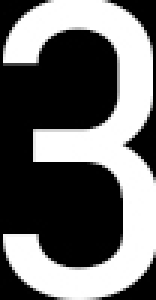
%> input picture chars/3.jpg, 52 x 100 px (shown 3 times larger)
$ octave t2.m   (GNU Octave 9; MATLAB toolbox functions it lacks are replaced by stand-ins)
%> lines starting %> are read from the running program, lines starting %| are printed output that depends on the picture
%> further down, image is the input picture: size 100x52x3 uint8; min 0, max 255, mean 108.4
### HighPassFilter.m
function HighPassFilter(img, type, D0, n)
%> called with type = 'Ideal'
    figure, imshow(img);
    img = im2double(img);

    % Mengambil ukuran gambar
    [M, N, K] = size(img);
%> M = 100; N = 52; K = 3

    % Menambahkan padding pada image, secara default k = 2
    P = 2 * M;
%> P = 200
    Q = 2 * N;
%> Q = 104
    padImage = GenerateImagePad(img);
    transformPadImage = fft2(padImage);

    % Membangkitkan fungsi penapis
    if (~exist('D0', 'var') || D0 <= 0)
        D0 = 0.05 * P; % Secara default digunakan nilai 0.05 dari lebar img
    end

    if (~exist('n', 'var') && type ~= "Butterworth") %default value n kalau tipe bukan BLPF
      n = 1;
    end
    H = 1 - GenerateH(type, P, Q, D0, n);

    % Mengalikan nilai gambar dengan nilai penapis dan memotong kembali ke
    % ukuran semula
    lpfImage = ProductHF(H, transformPadImage);
    result = real(ifft2(lpfImage));
    result = result(1:M, 1:N, :);

    % Menampilkan gambar hasil tapisan
    figure, imshow(result);

    % Menampilkan spektrum Fourier
    % centeredOrgImg = fftshift(transformPadImage); % Menggeser titik asal transform ke tengah frequency rectangle
    % spectrum = log(1 + abs(centeredOrgImg));
    % figure, imshow(spectrum, []);
end

### GenerateImagePad.m
function result = GenerateImagePad(image)
    [M, N, K] = size(image);
%> M = 100; N = 52; K = 3

    P = 2 * M;
%> P = 200
    Q = 2 * N;
%> Q = 104

    % Inisialisasi gambar hitam dengan lebar dan tinggi 2x lipat
    temp = zeros(P, Q, K);
    for i = 1:M
        for j = 1:N
            for k = 1:K
                temp(i, j, k) = image(i, j, k);
            end
        end
    end
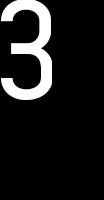
%> temp: size 200x104x3 double; min 0, max 1, mean 0.106

    result = im2double(temp);


### GenerateH.m
function result = GenerateH(type, P, Q, D0, n)
%> called with type = 'Ideal', P = 200, Q = 104, D0 = 10, n = 1
    u = 0:(P-1);
%> u = 200 values from 0 to 199
    v = 0:(Q-1);
%> v = 104 values from 0 to 103

    % Mengambil index untuk perhitungan meshgrid (D)
    idx = find(u > P/2);
    idy = find(v > Q/2);
    u(idx) = u(idx) - P;
    v(idy) = v(idy) - Q;

    [V, U] = meshgrid(v, u);
    D = sqrt(U.^2 + V.^2);

    h = zeros(size(D));
    if (type == "Ideal") % Untuk Ideal Low Pass Filter
        h = D <= D0;
    elseif (type == "Butterworth") % Untuk Butterworth Low Pass Filter
        h = (1 + (D/D0).^(2*n)).^-1;
    elseif (type == "Gaussian") % Untuk Gaussian Low Pass Filter
        h = exp(-(D.^2)./(2*(D0^2)));
    end


    result = h;
end

### ProductHF.m
function result = ProductHF(H, F)
    [~, ~, K] = size(F);

    temp = zeros(size(F));
    if (K > 1) % Untuk RGB
        for k = 1:K
            temp(:, :, k) = [H].*F(:, :, k);
        end

        result = temp;
    else % Untuk Grayscale
        result = H.*F;
    end
end

### t2.m
image = imread("res/1/3.jpg");

HighPassFilter(image, 'Ideal');
%> in HighPassFilter, `result = real(ifft2(lpfImage));`:
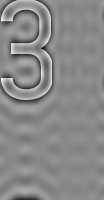
%> result: size 200x104x3 double; min -0.825, max 0.704, mean -6.83e-19; drawn with min black and max white
%> in HighPassFilter, `result = result(1:M, 1:N, :);`:
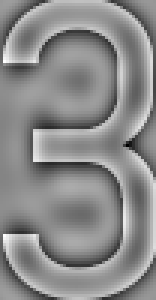
%> result: size 100x52x3 double (shown 3 times larger); min -0.825, max 0.704, mean 0.008; drawn with min black and max white
%> in HighPassFilter, `imshow(result)`:
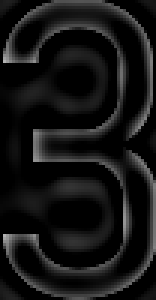
%> displayed picture: size 100x52x3, on the screen's scale of 0 to 255 (shown 3 times larger); min 0, max 180, mean 20.7
HighPassFilter(image, 'Butterworth', 0, 2)
%> call 2 of HighPassFilter, with type = 'Butterworth', D0 = 0, n = 2
%> in HighPassFilter (call 2), `result = real(ifft2(lpfImage));`:
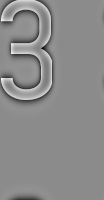
%> result: size 200x104x3 double; min -0.798, max 0.661, mean 1.71e-19; drawn with min black and max white
%> in HighPassFilter (call 2), `result = result(1:M, 1:N, :);`:
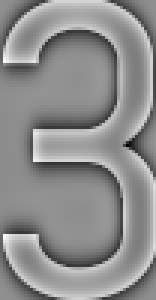
%> result: size 100x52x3 double (shown 3 times larger); min -0.798, max 0.661, mean 0.0123; drawn with min black and max white
%> in HighPassFilter (call 2), `imshow(result)`:
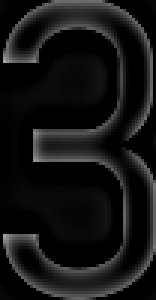
%> displayed picture: size 100x52x3, on the screen's scale of 0 to 255 (shown 3 times larger); min 0, max 168, mean 19.9
HighPassFilter(image, 'Gaussian');

$ run again, with chars/2.jpg copied over chars/3.jpg
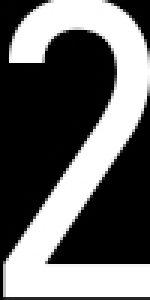
%> input picture chars/2.jpg, 50 x 100 px (shown 3 times larger)
%> image is the input picture: size 100x50x3 uint8; min 0, max 255, mean 103.6
%> after the loop in GenerateImagePad, `for i = 1:M`:
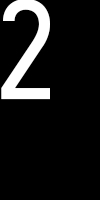
%> temp: size 200x100x3 double; min 0, max 1, mean 0.102
%> in HighPassFilter (call 3), `result = real(ifft2(lpfImage));`:
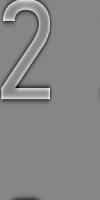
%> result: size 200x100x3 double; min -0.752, max 0.671, mean 5.33e-19; drawn with min black and max white

$ run again, with chars/6.jpg copied over chars/3.jpg
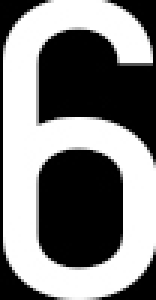
%> input picture chars/6.jpg, 52 x 100 px (shown 3 times larger)
%> image is the input picture: size 100x52x3 uint8; min 0, max 255, mean 129
%> in HighPassFilter (call 2), `imshow(result)`:
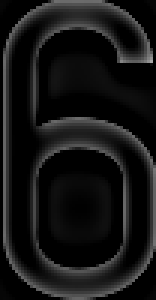
%> displayed picture: size 100x52x3, on the screen's scale of 0 to 255 (shown 3 times larger); min 0, max 167, mean 20.7
